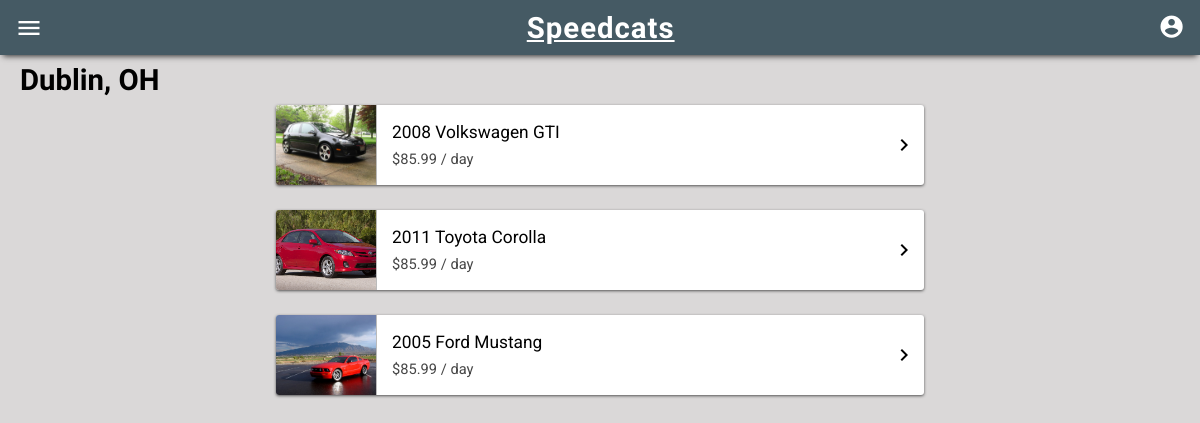
Screenshot of /inventory/1/ with the database file from the repository.
### inventory/models.py (models this page shows, shortened)
class Vehicle(models.Model):
	status_choices = (
		('m', 'Maintenance'),
		('l', 'Loaned'),
		('a', 'Available'),
		('r', 'Reserved'),
	)
	vehicle_type_choices = (
		('c', 'Car'),
		('s', 'SUV'),
		('t', 'Truck'),
	)
	VIN = models.CharField(max_length=17)
	store = models.ForeignKey(Store, on_delete=models.CASCADE)
	year = models.IntegerField()
	make = models.CharField(max_length=30)
	model = models.CharField(max_length=30)
	color = models.CharField(max_length=10)
	mileage = models.IntegerField()
	image = models.ImageField(upload_to="vehicle_photos", blank=True)
	description = models.CharField(max_length=800, default="")
	price = models.DecimalField(max_digits=8, decimal_places=2, default=85.99)
	status = models.CharField(
		max_length=1,
		choices=status_choices,
		default='a',
	)
	vehicle_type = models.CharField(
		max_length=1,
		choices=vehicle_type_choices,
		default='c',
	)
	def __str__(self):
		return str(self.year) + ' ' + self.make + ' ' + self.model

class Store(models.Model):
	ID = models.IntegerField(primary_key=True)
	address = models.CharField(max_length=100)
	city = models.CharField(max_length=50)
	state = models.CharField(max_length=2)
	zipcode = models.IntegerField()
	phone = models.CharField(max_length=10)
	email = models.EmailField(max_length=254)

### inventory/views.py (the view)
# urls.py: path('<int:storeID>/', views.store, name='store'),
def store(request, storeID):
	vehicles = Vehicle.objects.filter(store_id=storeID).filter(status='a')
	context = {
		"vehicles":vehicles
	}
	return render(request, 'inventory/vehicle_list.html', context)

### inventory/templates/inventory/vehicle_list.html
{% extends "base_generic.html" %}
{% block content %}
    <div id="storecontent">
    <h2 class="header">{{ vehicles.0.store.city }}, {{ vehicles.0.store.state }}</h2>
    {% for vehicle in vehicles %}
        <div class="vehicle">
            <a href="/inventory/{{ vehicle.store.ID }}/{{ vehicle.id }}/">
                <img src="{{ vehicle.image.url }}">
                <div class="vehiclelistdetails">
                    <p class="vehiclename">{{ vehicle }}</p>
                    <p class="vehicleprice">${{ vehicle.price }} / day</p>
                </div>
                <i class="material-icons">chevron_right</i>
            </a>
        </div>
    {% endfor %}
    </div>
{% endblock %}

### inventory/static/css/styles.css (style rules this page uses)
html, body { padding: 0px; margin: 0px; }
body { background-color: rgb(218, 216, 216); }
a:link { color: white; }
h2 { font-size: 18pt; font-family: 'Fjalla One', sans-serif; margin: 0; }
p { font-size: 13pt; font-family: 'Roboto', sans-serif; padding: 0 15px; text-align: center; }
a:-webkit-any-link { text-decoration: none; }
.header { padding: 8px 0 8px 0; margin: 0 20px; font-size: 22pt; }
.vehicle { background-color: white; margin: 0 20px 15px; border-radius: 3px; box-shadow: 0 1px 3px #525252; }
.vehicle > a { display: flex; flex-direction: row; justify-content: center; align-items: center; height: 80px; color: black; }
.vehicle > a > img { height: 80px; padding: 0; margin: 0; display: block; margin-right: auto; border-right: 1px solid #bbbbbb; border-top-left-radius: 3px; border-bottom-left-radius: 3px; max-width: 100px; object-fit: cover; }
.vehicle > a > i { padding-right: 8px; }
.vehiclelistdetails { display: flex; flex-direction: column; justify-content: center; align-items: flex-start; width: 100%; padding-right: 15px; }
.vehiclelistdetails > p { padding: 4px 0 4px 15px; margin: 0; }
.vehiclename { font-size: 13pt; }
.vehicleprice { color: rgb(70, 70, 70); font-size: 11pt; }
#storecontent { width: 100%; }
@media only screen and (min-width: 768px) { .vehicle { margin: 0 23% 25px; } }

### rows the page displays
Vehicle: store.city "Dublin", store.state "OH", image (picture), year+make+model "2008 Volkswagen GTI", price "85.99"
Vehicle: image (picture), year+make+model "2011 Toyota Corolla", price "85.99"
Vehicle: image (picture), year+make+model "2005 Ford Mustang", price "85.99"
